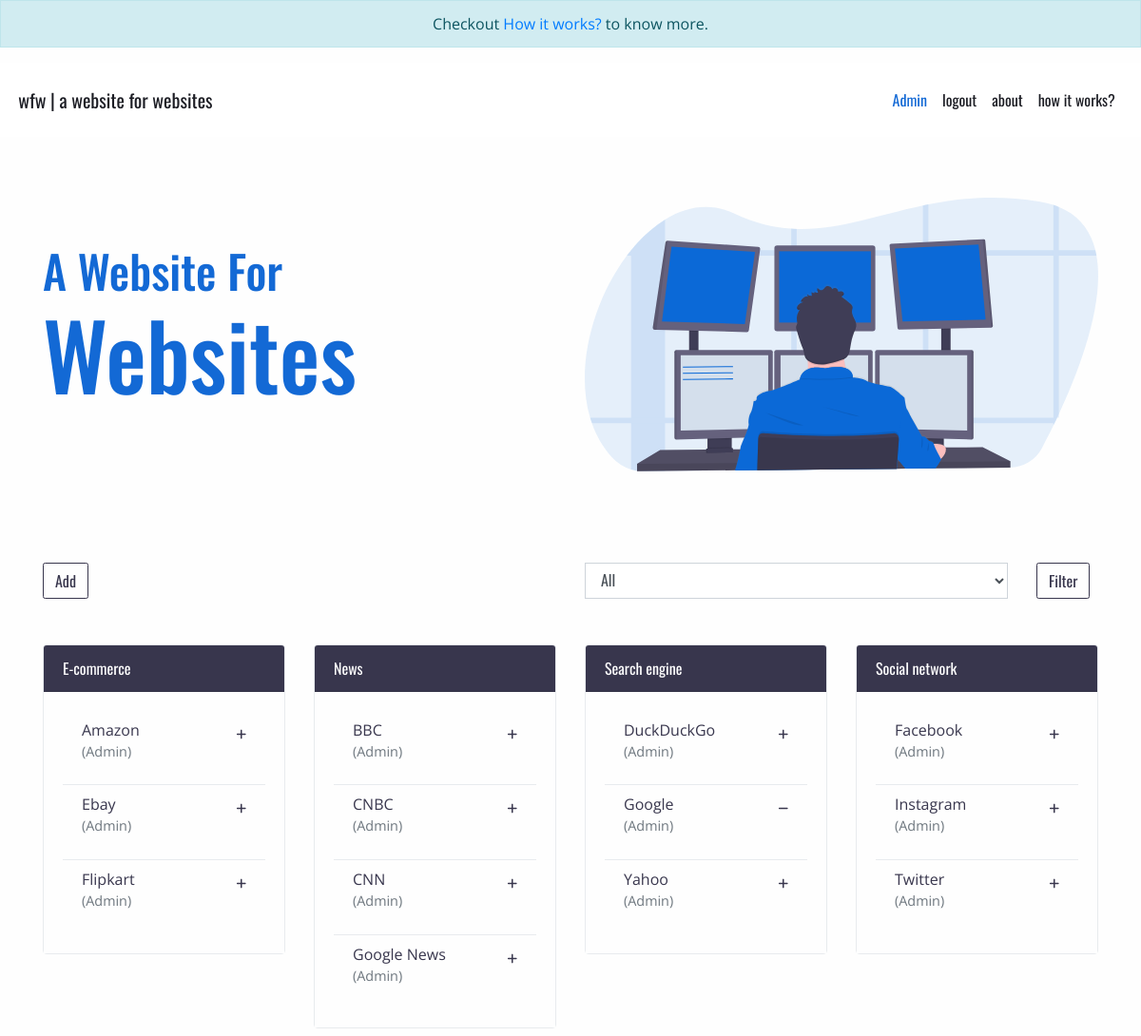
The app's page / (signed in) with its own data.
### catalog/models.py (models this page shows, shortened)
class Tag(models.Model):
    tag = models.CharField(max_length=30)
    class Meta:
        ordering = ('tag',)
    def __str__(self):
        return self.tag

class Website(models.Model):
    def default_user():
        return User.objects.get(username='Anon').pk
    name = models.CharField(max_length=128, verbose_name='title', unique=True)
    url = models.URLField(help_text='Do not forget to add http:// or https://.')
    description = models.CharField(max_length=256, blank=True, default='')
    tag = models.ForeignKey(Tag, on_delete=models.CASCADE, related_name='tags')
    user = models.ForeignKey(User, on_delete=models.SET_DEFAULT, default=default_user)
    date_added = models.DateTimeField(default=timezone.now)
    approved = models.BooleanField(default='False')

### catalog/views.py (the view, shortened to what this page needs)
# urls.py: path('', views.Index.as_view(), name = 'index'),
class Index(TemplateView) :
    template_name = 'catalog/index.html'
    def get(self, request, *args, **kwargs) :
        websites = models.Website.objects.filter(approved = 'True')
        tag_form = forms.FilterByTagForm()
        if request.user.id :
            user_id = request.user.id
            favourites = models.Profile.objects.get(user_id = user_id).favourites.all()
            return render(request, self.template_name, {'tag_form': tag_form,
                                                        'websites': websites,
                                                        'favourites': favourites})
        else :
            return render(request, self.template_name, {'tag_form': tag_form,
                                                        'websites': websites})

### catalog/forms.py
class FilterByTagForm(forms.Form) :
    tag = forms.ModelChoiceField(
        queryset=models.Tag.objects.filter(tags__isnull = False).distinct(),
        empty_label = 'All',
        label = '',
        required = False)

### templates/catalog/index.html (shortened to what this page needs)
{% extends 'base.html' %}
{% load crispy_forms_tags %}
{% block top_block %}
<div class="alert alert-info text-center" role="alert"
    style="font-family: 'Open Sans', sans-serif; border-radius: 0;">
    Checkout <a href="{% url 'catalog:howitworks' %}" class="text-primary">How it works?</a> to know more.
</div>
{% endblock top_block%}
{% block body_block %}
    <div class="jumbotron jumbotron-fluid">
        <div class="container">
            <div class="row">
                <div class="col-md-6">
                    <div class="my-lg-5 my-md-0">
                        <h1 class="text-break" id="brandtext">
                            A Website for <span id="brandtextspan">Websites</span>
                        </h1>
                    </div>
                </div>
                <div class="col-md-6">
                    <img src="\static\imgs\main.svg" class="img-fluid" alt="">
                </div>
            </div>
        </div>
    </div>
    <div class="container mt-2 mb-4">
        <div class="row">
            <div class="col-lg-6">
                <a href="{% url 'catalog:addwebsite' %}">
                    <button type="button" class="btn btn-outline-primary my-3 my-lg-0"> Add </button>
                </a>
            </div>
            <div class="col-lg-6">
                <form method="post">
                    <div class="row">
                        <div class="col-xl-10 col-lg-9">
                            {{ tag_form|crispy }}
                        </div>
                        <div class="col-xl-2 col-lg-3">
                            <input class="btn btn-outline-primary ml-lg-4 ml-xl-0" type="submit" value="Filter">
                        </div>
                    </div>
                </form>
            </div>
        </div>
    </div>
    {% regroup websites|dictsort:"tag.tag" by tag as tag_list %}
    <div class="container">
        <div class="row">
            {% for tag in tag_list %}
            <div class="col-xl-3 col-lg-4 col-md-4 col-sm-6">
                <div class="card my-2">
                    <div class="card-header">
                        {{ tag.grouper }}
                    </div>
                    <div class="card-body">
                        <ul class="list-group list-group-flush">
                            {% for item in tag.list|dictsort:"name" %}
                            <li class="list-group-item py-2">
                                <a href="{{ item.url }}"> {{ item.name }} </a>
                                    {% if user.is_authenticated %}
                                    {% if not item in favourites %}
                                    <a href="{% url 'users:tweakfavourites' operation='add' pk=item.id %}">
                                        <i class="fas fa-plus fa-xs float-right my-3"></i>
                                    </a>
                                    {% else %}
                                    <a href="{% url 'users:tweakfavourites' operation='remove' pk=item.id %}">
                                        <i class="fas fa-minus fa-xs float-right my-3"></i>
                                    </a>
                                    {% endif %}
                                    {% endif %}
                                <br>
                                <p class="text-muted w-75" style="font-size: 0.9rem;"> ({{ item.user }}) </p>
                            </li>
                            {% endfor %}
                        </ul>
                    </div>
                </div>
            </div>
            {% endfor %}
        </div>
    </div>
{% endblock body_block %}

### templates/base.html (shortened to what this page needs)
<!DOCTYPE html>
{% load staticfiles %}
<html lang="en">
<head>
    <link rel="stylesheet" href="https://stackpath.bootstrapcdn.com/bootstrap/4.3.1/css/bootstrap.min.css"
>
    <link rel="stylesheet" href="{% static 'css/main.css' %}">
</head>
<body>
    {% block top_block %} {% endblock top_block %}
    <nav class="navbar navbar-expand-md sticky-top">
        <a class="navbar-brand navbarlink" href="{% url 'catalog:index' %}">wfw | A website for websites</a>
        <div class="collapse navbar-collapse" id="navbarSupportedContent">
            <ul class="navbar-nav ml-auto mr-0">
                {% if user.is_authenticated %}
                    <li class="nav-item">
                        <a class="nav-link active navbarlink" href="{% url 'users:profile' %}" style="text-transform: none; color:#1369D5;">{{ user.username }}</a>
                    </li>
                    <li class="nav-item">
                        <a class="nav-link navbarlink" href="{% url 'users:logout' %}">Logout</a>
                    </li>
                {% endif %}
                    <li class="nav-item">
                        <a class="nav-link navbarlink" href="{% url 'catalog:about' %}">About</a>
                    </li>
                    <li class="nav-item">
                        <a class="nav-link navbarlink" href="{% url 'catalog:howitworks' %}">How it
                            works?</a>
                    </li>
            </ul>
        </div>
    </nav>
    <div>
        {% block body_block %} {% endblock body_block %}
    </div>
</body>
</html>

### static/css/main.css (style rules this page uses)
.navbar { background-color: #ffffff; padding: 1.2rem; }
.navbarlink { color: #1c1d24; text-transform: lowercase; }
body { background-color: #fefefe; font-family: 'Oswald', sans-serif; }
.card-header { background-color: #38364D; color: #fefefe; }
.card-body { background-color: #fefefe; font-family: 'Open Sans', sans-serif; }
.list-group-item { background-color: #fefefe; border: 2; border-color: #E8EBEE; }
.card { border: 2; border-color: #E8EBEE; }
a { color: #38364D; }
.jumbotron { background-color: #fefefe; }
#brandtext { color: #1369D5; text-transform: capitalize; font-size: 3rem; }
#brandtextspan { font-size: 6rem; }
.btn-outline-primary { color: #38364D; border-color: #38364D; border-radius: .15rem; }
.form-control { border-radius: 0%; }

### records on screen
Tag: tag "All", grouper "E-commerce"
Website: name "Amazon", user "Admin"
Website: name "Ebay", user "Admin"
Website: name "Flipkart", user "Admin"
Tag: grouper "News"
Website: name "BBC", user "Admin"
Website: name "CNBC", user "Admin"
Website: name "CNN", user "Admin"
Website: name "Google News", user "Admin"
Tag: grouper "Search engine"
Website: name "DuckDuckGo", user "Admin"
Website: name "Google", user "Admin"
Website: name "Yahoo", user "Admin"
Tag: grouper "Social network"
Website: name "Facebook", user "Admin"
Website: name "Instagram", user "Admin"
Website: name "Twitter", user "Admin"

### other values on screen
{{ user.username }} "Admin"
